Frame 1 (no input): blank canvas, image omitted
Frame 60 (the mouse pressed at the canvas centre just before this capture): blank canvas, image omitted
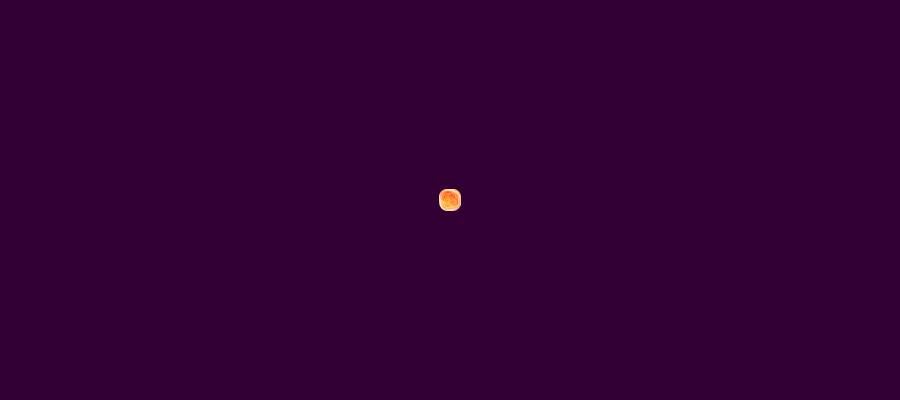
Frame 120 (the mouse held since frame 60 and released just before this capture)

The Processing sketch whose frames 1 and 60 were blank and that drew this single picture after the mouse press (run headless with seeded random() and noise(); from frame 60 on, the mouse is pressed at the canvas centre):

// Processing sketch: processing_75941
// ── processing_75941.pde

int num_part = 30;
Particle[] cuties = new Particle[num_part];
Boolean isSetup = false;
//
void setup() {
  size(900, 400);
  background(51,0,51);
}
void draw() {
  if (mousePressed) {
    //this sets up all the particles
    for (int i = 0; i<num_part; i++) {
      cuties[i] = new Particle(mouseX, mouseY);
    }
    isSetup = true;//we have to use this to check if they are setup or not
  }
  if (isSetup == true) { //if setup, then move and display them
    for (int i = 0; i<num_part; i++) {
      cuties[i].update();
      
    }
  }
}//end of draw
 
class Particle {
  //variables that describe attributes of the particle.
  float x_pos;
  float y_pos;
  float x_speed;
  float y_speed;
  int w;
  int c;
 
  Particle (int x, int y) {//constructor statement. It constructs the particle
    x_pos = x;
    y_pos = y;
    x_speed = random(-4, 4);
    y_speed = random(-4, 4);
    w = int( random(2, 15) );
  }//end constructor. It should only run once when you setup the particle, like the setup() function
  //
  void update() {//i use update to do math. In this case move the particle
    x_pos = x_pos + x_speed;
    y_pos = y_pos + y_speed;
    y_speed += -.1;//this makes it behave like gravity.
    
    c = (int)random(255);
    fill(255, c , 0, 70);
    stroke(255, 50);
    ellipse(x_pos, y_pos, w, w);
  }//end update
 
}//end of particle
